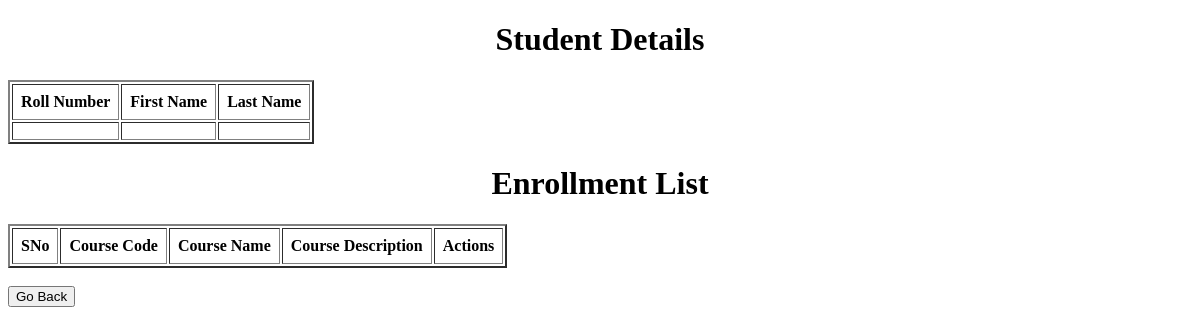
/student/5, run on an earlier commit of the app's database.
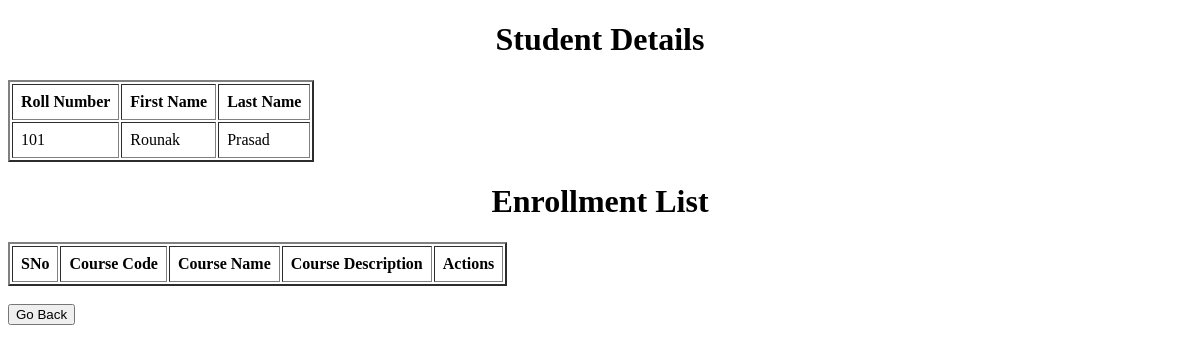
And on a later commit of the database.
### app.py (models this page shows)
class Student(db.Model):
    student_id = db.Column(db.Integer, primary_key = True, autoincrement = True)
    roll_number = db.Column(db.String, unique = True, nullable = False)
    first_name = db.Column(db.String, nullable = False)
    last_name = db.Column(db.String)

### app.py (the view)
@app.route('/student/<int:student_id>')
def student_info(student_id):
    this_student = Student.query.get(student_id)
    return render_template("student_info.html", student = this_student)

### templates/student_info.html (shortened to what this page needs)
<!DOCTYPE html>
<html lang="en">
<head>
</head>
<body>
    <h1 style="text-align: center;">Student Details</h1>
    <table id = 'student-detail' border="2" cellpadding="8px">
        <thead>
            <tr>
                <th>Roll Number</th>
                <th>First Name</th>
                <th>Last Name</th>
            </tr>
        </thead>
        <tbody>
            <tr>
                <td>{{ student.roll_number }}</td>
                <td>{{ student.first_name }}</td>
                <td>{{ student.last_name }}</td>
            </tr>
        </tbody>
    </table>
    <h1 style="text-align: center;">Enrollment List</h1>
    <table id = "student-enrollments" border="2" cellpadding="8px">
        <thead>
            <tr>
                <th>SNo</th>
                <th>Course Code</th>
                <th>Course Name</th>
                <th>Course Description</th>
                <th>Actions</th>
            </tr>
        </thead>
    </table><br>
    <a href="/"><button>Go Back</button></a>
</body>
</html>

What changed in the data, as far as the page shows it:
added Student: roll_number "101", first_name "Rounak", last_name "Prasad"
